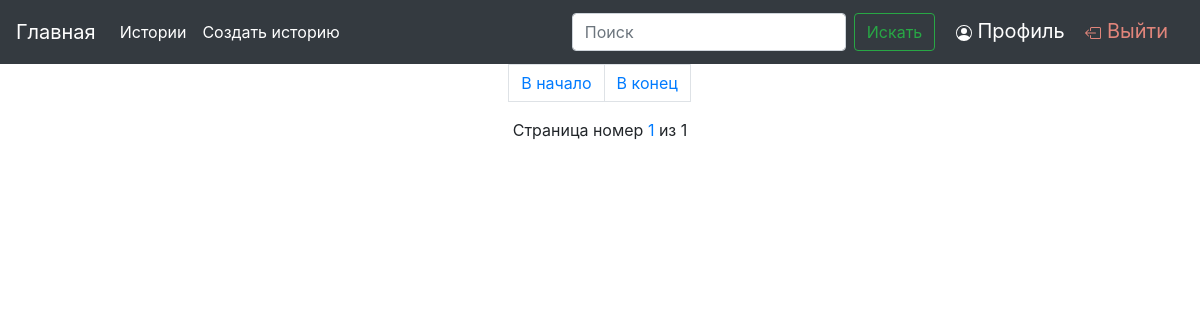
The page /histories/10 (signed in) on the database as committed earlier.
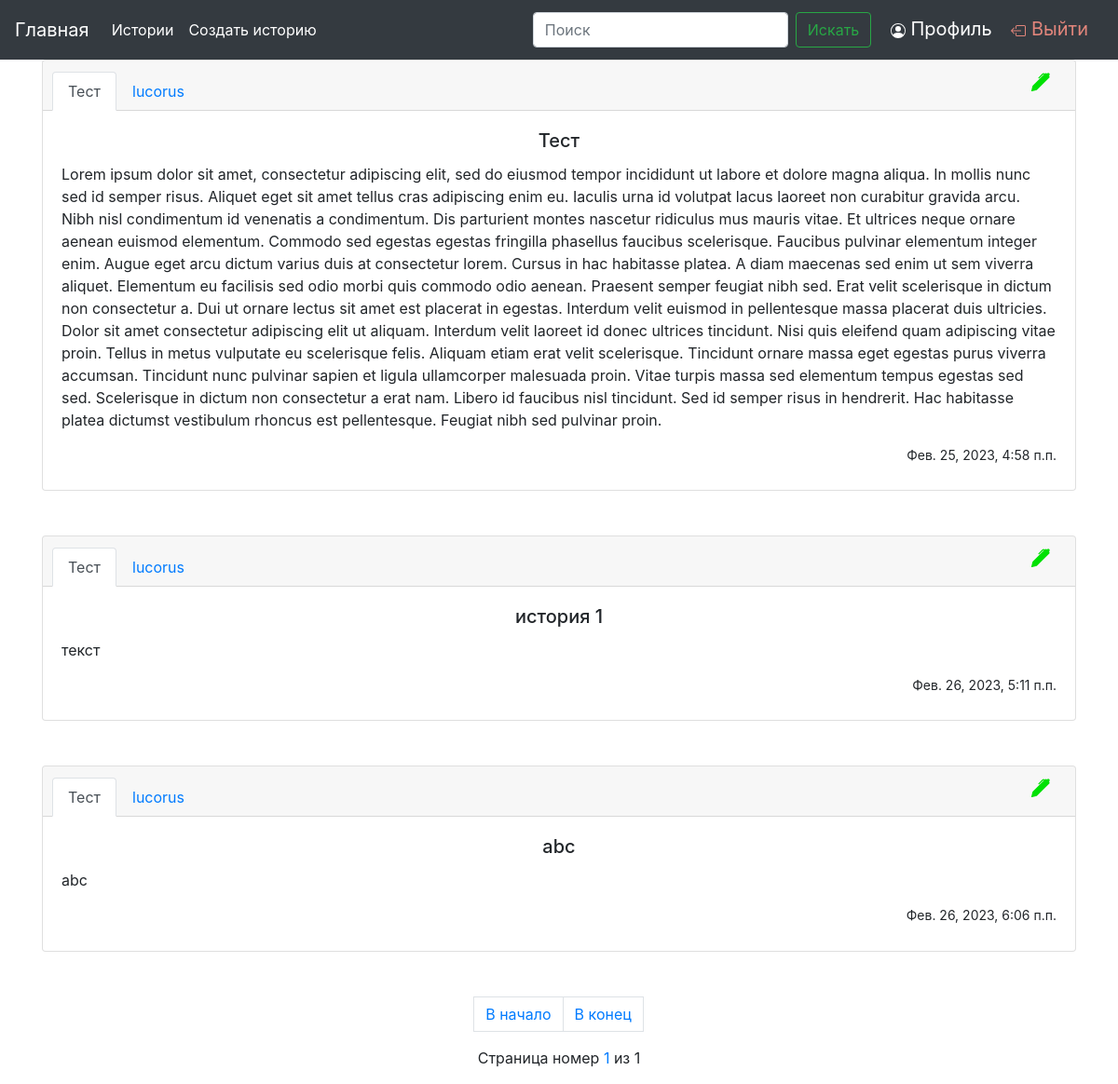
The same page on the database as committed later.
### main/models.py (models this page shows, shortened)
class History(models.Model):
    title = models.CharField(max_length=35, unique=True, verbose_name="Название")
    text = models.TextField(verbose_name="Текст")
    level = IntegerRangeField(max_value=3, min_value=1, default=1, verbose_name="Уровень доступа")
    created_add = models.DateTimeField(auto_now_add=True, verbose_name='Создано в')
    category = models.ForeignKey('Category', on_delete=models.CASCADE, verbose_name='Категория')
    author = models.ForeignKey(CustomUser, on_delete=models.CASCADE, verbose_name='Автор')
    image = models.ImageField(upload_to='Album', blank=True, verbose_name='Изображение')
    class Meta:
        verbose_name = 'История'
        verbose_name_plural = 'Истории'

class Category(models.Model):
    title = models.CharField(max_length=25, verbose_name="Название", unique=True)
    slug = models.SlugField()
    class Meta:
        verbose_name = 'Категория'
        verbose_name_plural = 'Категории'
    def __str__(self):
        return self.title

class CustomUser(AbstractUser):
    status = models.CharField(max_length=30, blank=True, verbose_name="Статус")
    avatar = models.ImageField(upload_to='photos', blank=True, verbose_name="Аватар")
    level = IntegerRangeField(max_value=3, min_value=1, default=1, verbose_name="Уровень доступа")
    slug = models.SlugField()
    def get_absolute_url(self):
        return reverse('profile', kwargs={'slug': self.slug})
    def __str__(self):
        return self.username
    class Meta:
        verbose_name = 'Пользователь'
        verbose_name_plural = 'Пользователи'

### main/views.py (the view)
# urls.py: path('histories/<int:pk>', histories_with_filter, name='historiesF'),
def histories_with_filter(request, pk):
    paginator = Paginator(History.objects.filter(category_id=pk), 4)
    page_number = request.GET.get('page')
    page_object = paginator.get_page(page_number)
    return render(request, 'histories/history_page.html', {'history': page_object})

### main/templates/histories/history_page.html (shortened to what this page needs)
<!DOCTYPE html>
<html lang="en">
<head>
    <link rel="stylesheet" href="https://cdn.jsdelivr.net/npm/bootstrap@4.6.2/dist/css/bootstrap.min.css">
</head>
<body>
<nav class="navbar navbar-expand-lg navbar-dark bg-dark">
    <a class="navbar-brand" href="/">Главная</a>
    <div class="collapse navbar-collapse" id="navbarText" >
        <ul class="navbar-nav mr-auto">
            <li class="nav-item active">
                <a class="nav-link" href="/histories/">
                    Истории<span class="sr-only">(current)</span></a>
            <li class="nav-item dropdown">
                {% if request.user.is_authenticated %}
            <li class="nav-item active">
            {% if request.user.level > 1 %}
                <a class="nav-link" href="/create_history">Создать историю<span class="sr-only">(current)</span></a>
            {% endif %}
                {% endif %}
        </ul>
    </div>
<div align="right">
        <nav class="navbar-brand navbar-dark bg-dark">
  <form action="{% url 'histories' %}" method="get" class="form-inline" enctype="multipart/form-data">
    <input name="q" class="form-control mr-sm-2" type="search" placeholder="Поиск" aria-label="Search" required="">
    <button class="btn btn-outline-success my-2 my-sm-0" type="submit">Искать</button>
  </form>
</nav>
    {% if request.user.is_authenticated %}
        <a class="navbar-brand" href="{{ request.user.get_absolute_url }}">
            Профиль
            <span class="sr-only">(current)</span></a>
    <a class="navbar-brand" href="/"><font color="#E1857B">
        Выйти</font></a>
    {% endif %}
</div>
</nav>
{% if request.user.is_authenticated %}
<div class="container">
    {% for item in history %}
    {% if request.user.level >= item.level or request.user == item.author %}
    <div class="card text-center">
  <div class="card-header">
    <ul class="nav nav-tabs card-header-tabs">
      <li class="nav-item">
        <a class="nav-link active" href="/histories/{{ item.category.id }}">{{ item.category }}</a>
      </li>
      <li class="nav-item">
        <a class="nav-link" href="{{ item.author.get_absolute_url }}">{{ item.author }}</a>
      </li>
        {% if request.user == item.author %}
        <li style="margin-left:82%;">
        <h6 data-toggle="tooltip" data-placement="top" title="Вы создали эту историю" style="color: #00E104" align="right"></h6></li>
        {% endif %}
    </ul>
  </div>
  <div class="card-body">
    <h5 class="card-title">{{ item.title }}</h5>
    <p class="card-text" align="left">{{ item.text }}</p>
      <h6 align="right"><small>{{ item.created_add }}</small></h6>
  </div>
</div>
    {% endif %}
    <br><br>
    {% endfor %}
</div>
{% endif %}
<nav aria-label="Page navigation example">
  <ul class="pagination justify-content-center">
      <a class="page-link"  href="?page=1">В начало</a>
      <a class="page-link"  href="?page={{ history.paginator.num_pages }}">В конец</a>
  </ul>
    <p class="page-item" align="center">
            Страница номер <a href="#">{{ history.number }}</a> из {{ history.paginator.num_pages }}
        </p>
</nav>
</body>
</html>

Rows that differ between the two databases and show on the page:
added History: category "Тест", author "lucorus", title "Тест", text "Lorem ipsum dolor sit amet, consectetur adipiscing elit, sed do eiusmod tempor incididunt ut labore et dolore magna aliqua. In mollis nunc sed id semper risus. Aliquet eget sit amet tellus cras adipiscing enim eu. Iaculis urna id volutpat lacus laoreet non curabitur gravida arcu. Nibh nisl condimentum id venenatis a condimentum. Dis parturient montes nascetur ridiculus mus mauris vitae. Et ultrices neque ornare aenean euismod elementum. Commodo sed egestas egestas fringilla phasellus faucibus scelerisque. Faucibus pulvinar elementum integer enim. Augue eget arcu dictum varius duis at consectetur lorem. Cursus in hac habitasse platea. A diam maecenas sed enim ut sem viverra aliquet.…", created_add "Фев. 25, 2023, 4:58 п.п."
added History: category "Тест", author "lucorus", title "история 1", text "текст", created_add "Фев. 26, 2023, 5:11 п.п."
added History: category "Тест", author "lucorus", title "abc", text "abc", created_add "Фев. 26, 2023, 6:06 п.п."
